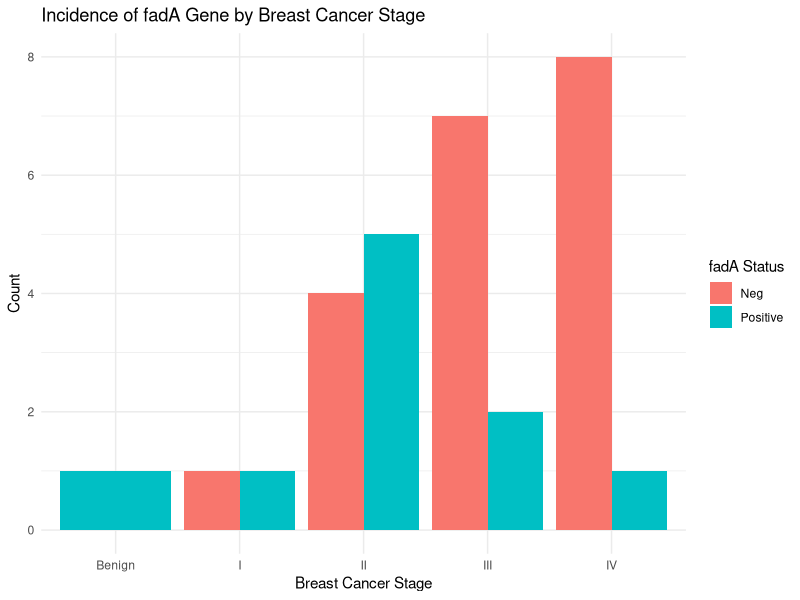

This chart was generated by the following R code:
library(tidyverse)

# fadA <- read.csv("fadA_Dataset.csv")
# View(fadA)

# Load necessary libraries
library(ggplot2)
library(dplyr)

# Load the dataset
data <- read.csv("BreastCancer_Dataset.csv")

# Convert BC Stage and fadA to factors for better plotting
data$BC.Stage <- as.factor(data$BC.Stage)
data$fadA <- as.factor(data$fadA)

# Summary of fadA by BC Stage
fadA_summary <- data %>%
  group_by(BC.Stage, fadA) %>%
  summarise(count = n()) %>%
  ungroup()

# Plotting
ggplot(fadA_summary, aes(x = BC.Stage, y = count, fill = fadA)) +
  geom_bar(stat = "identity", position = "dodge") +
  labs(title = "Incidence of fadA Gene by Breast Cancer Stage",
       x = "Breast Cancer Stage",
       y = "Count",
       fill = "fadA Status") +
  theme_minimal()
